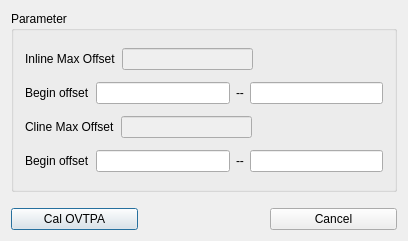
<ui version="4.0" >
 <class>TRealOVTdlgClass</class>
 <widget class="QDialog" name="TRealOVTdlgClass" >
  <property name="geometry" >
   <rect>
    <x>0</x>
    <y>0</y>
    <width>408</width>
    <height>241</height>
   </rect>
  </property>
  <property name="windowTitle" >
   <string>TRealOVTdlg</string>
  </property>
  <layout class="QVBoxLayout" name="verticalLayout_2" >
   <item>
    <widget class="QGroupBox" name="Geometry" >
     <property name="sizePolicy" >
      <sizepolicy vsizetype="Expanding" hsizetype="Preferred" >
       <horstretch>0</horstretch>
       <verstretch>0</verstretch>
      </sizepolicy>
     </property>
     <property name="title" >
      <string>Parameter</string>
     </property>
     <layout class="QVBoxLayout" name="verticalLayout" >
      <item>
       <layout class="QHBoxLayout" name="horizontalLayout_5" >
        <item>
         <widget class="QLabel" name="label_21" >
          <property name="text" >
           <string>Inline Max Offset</string>
          </property>
         </widget>
        </item>
        <item>
         <widget class="QLineEdit" name="eInLineMaxOffset" >
          <property name="enabled" >
           <bool>false</bool>
          </property>
         </widget>
        </item>
        <item>
         <spacer name="horizontalSpacer_3" >
          <property name="orientation" >
           <enum>Qt::Horizontal</enum>
          </property>
          <property name="sizeHint" stdset="0" >
           <size>
            <width>40</width>
            <height>20</height>
           </size>
          </property>
         </spacer>
        </item>
       </layout>
      </item>
      <item>
       <layout class="QHBoxLayout" name="horizontalLayout_2" >
        <item>
         <widget class="QLabel" name="label_30" >
          <property name="text" >
           <string>Begin offset</string>
          </property>
         </widget>
        </item>
        <item>
         <widget class="QLineEdit" name="eBeginInOffset" />
        </item>
        <item>
         <widget class="QLabel" name="label_29" >
          <property name="text" >
           <string>--</string>
          </property>
         </widget>
        </item>
        <item>
         <widget class="QLineEdit" name="eEndInOffset" />
        </item>
       </layout>
      </item>
      <item>
       <layout class="QHBoxLayout" name="horizontalLayout_4" >
        <item>
         <widget class="QLabel" name="label_23" >
          <property name="text" >
           <string>Cline Max Offset</string>
          </property>
         </widget>
        </item>
        <item>
         <widget class="QLineEdit" name="eCLineMaxOffset" >
          <property name="enabled" >
           <bool>false</bool>
          </property>
         </widget>
        </item>
        <item>
         <spacer name="horizontalSpacer_4" >
          <property name="orientation" >
           <enum>Qt::Horizontal</enum>
          </property>
          <property name="sizeHint" stdset="0" >
           <size>
            <width>40</width>
            <height>20</height>
           </size>
          </property>
         </spacer>
        </item>
       </layout>
      </item>
      <item>
       <layout class="QHBoxLayout" name="horizontalLayout_3" >
        <item>
         <widget class="QLabel" name="label_26" >
          <property name="text" >
           <string>Begin offset</string>
          </property>
         </widget>
        </item>
        <item>
         <widget class="QLineEdit" name="eBeginCLOffset" />
        </item>
        <item>
         <widget class="QLabel" name="label_25" >
          <property name="text" >
           <string>--</string>
          </property>
         </widget>
        </item>
        <item>
         <widget class="QLineEdit" name="eEndCLOffset" />
        </item>
       </layout>
      </item>
     </layout>
    </widget>
   </item>
   <item>
    <spacer name="verticalSpacer" >
     <property name="orientation" >
      <enum>Qt::Vertical</enum>
     </property>
     <property name="sizeType" >
      <enum>QSizePolicy::Fixed</enum>
     </property>
     <property name="sizeHint" stdset="0" >
      <size>
       <width>20</width>
       <height>10</height>
      </size>
     </property>
    </spacer>
   </item>
   <item>
    <layout class="QHBoxLayout" name="horizontalLayout" >
     <item>
      <widget class="QPushButton" name="OVT_PatchAttri" >
       <property name="sizePolicy" >
        <sizepolicy vsizetype="Preferred" hsizetype="Expanding" >
         <horstretch>0</horstretch>
         <verstretch>0</verstretch>
        </sizepolicy>
       </property>
       <property name="text" >
        <string>Cal OVTPA</string>
       </property>
      </widget>
     </item>
     <item>
      <spacer name="horizontalSpacer_5" >
       <property name="orientation" >
        <enum>Qt::Horizontal</enum>
       </property>
       <property name="sizeHint" stdset="0" >
        <size>
         <width>40</width>
         <height>20</height>
        </size>
       </property>
      </spacer>
     </item>
     <item>
      <widget class="QPushButton" name="Cancel" >
       <property name="sizePolicy" >
        <sizepolicy vsizetype="Preferred" hsizetype="Expanding" >
         <horstretch>0</horstretch>
         <verstretch>0</verstretch>
        </sizepolicy>
       </property>
       <property name="text" >
        <string>Cancel</string>
       </property>
      </widget>
     </item>
    </layout>
   </item>
  </layout>
 </widget>
 <layoutdefault spacing="6" margin="11" />
 <resources/>
 <connections/>
</ui>
